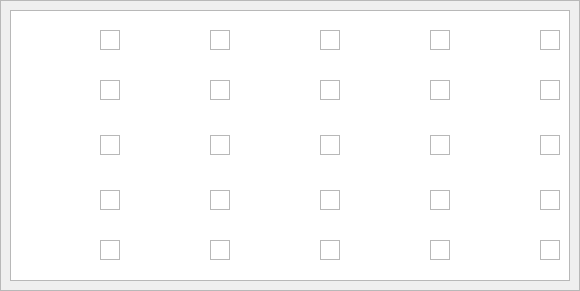
    <widget class="QFrame" name="frame_bj">
     <property name="geometry">
      <rect>
       <x>190</x>
       <y>140</y>
       <width>580</width>
       <height>291</height>
      </rect>
     </property>
     <property name="frameShape">
      <enum>QFrame::StyledPanel</enum>
     </property>
     <property name="frameShadow">
      <enum>QFrame::Raised</enum>
     </property>
     <widget class="QTableWidget" name="tableWidget">
      <property name="geometry">
       <rect>
        <x>10</x>
        <y>10</y>
        <width>560</width>
        <height>271</height>
       </rect>
      </property>
      <property name="font">
       <font>
        <family>Andale Mono</family>
        <pointsize>10</pointsize>
        <weight>75</weight>
        <bold>true</bold>
       </font>
      </property>
      <property name="autoFillBackground">
       <bool>true</bool>
      </property>
      <property name="verticalScrollBarPolicy">
       <enum>Qt::ScrollBarAlwaysOff</enum>
      </property>
      <property name="horizontalScrollBarPolicy">
       <enum>Qt::ScrollBarAlwaysOff</enum>
      </property>
      <property name="rowCount">
       <number>0</number>
      </property>
      <property name="columnCount">
       <number>0</number>
      </property>
      <attribute name="horizontalHeaderVisible">
       <bool>false</bool>
      </attribute>
      <attribute name="horizontalHeaderStretchLastSection">
       <bool>true</bool>
      </attribute>
      <attribute name="verticalHeaderVisible">
       <bool>false</bool>
      </attribute>
      <attribute name="verticalHeaderCascadingSectionResizes">
       <bool>false</bool>
      </attribute>
      <attribute name="verticalHeaderStretchLastSection">
       <bool>true</bool>
      </attribute>
      <attribute name="verticalHeaderVisible">
       <bool>false</bool>
      </attribute>
      <attribute name="horizontalHeaderStretchLastSection">
       <bool>true</bool>
      </attribute>
      <attribute name="horizontalHeaderVisible">
       <bool>false</bool>
      </attribute>
      <attribute name="verticalHeaderCascadingSectionResizes">
       <bool>false</bool>
      </attribute>
      <attribute name="verticalHeaderStretchLastSection">
       <bool>true</bool>
      </attribute>
     </widget>
     <widget class="QTextBrowser" name="text_p2_bj_dtgy">
      <property name="geometry">
       <rect>
        <x>100</x>
        <y>30</y>
        <width>20</width>
        <height>20</height>
       </rect>
      </property>
      <property name="autoFillBackground">
       <bool>false</bool>
      </property>
      <property name="verticalScrollBarPolicy">
       <enum>Qt::ScrollBarAlwaysOff</enum>
      </property>
      <property name="horizontalScrollBarPolicy">
       <enum>Qt::ScrollBarAlwaysOff</enum>
      </property>
      <property name="html">
       <string>&lt;!DOCTYPE HTML PUBLIC &quot;-//W3C//DTD HTML 4.0//EN&quot; &quot;http://www.w3.org/TR/REC-html40/strict.dtd&quot;&gt;
&lt;html&gt;&lt;head&gt;&lt;meta name=&quot;qrichtext&quot; content=&quot;1&quot; /&gt;&lt;style type=&quot;text/css&quot;&gt;
p, li { white-space: pre-wrap; }
&lt;/style&gt;&lt;/head&gt;&lt;body style=&quot; font-family:'Sans'; font-size:10pt; font-weight:400; font-style:normal;&quot;&gt;
&lt;p style=&quot;-qt-paragraph-type:empty; margin-top:0px; margin-bottom:0px; margin-left:0px; margin-right:0px; -qt-block-indent:0; text-indent:0px;&quot;&gt;&lt;/p&gt;&lt;/body&gt;&lt;/html&gt;</string>
      </property>
     </widget>
     <widget class="QTextBrowser" name="text_p2_bj_xtwc">
      <property name="geometry">
       <rect>
        <x>100</x>
        <y>80</y>
        <width>20</width>
        <height>20</height>
       </rect>
      </property>
      <property name="verticalScrollBarPolicy">
       <enum>Qt::ScrollBarAlwaysOff</enum>
      </property>
      <property name="horizontalScrollBarPolicy">
       <enum>Qt::ScrollBarAlwaysOff</enum>
      </property>
      <property name="html">
       <string>&lt;!DOCTYPE HTML PUBLIC &quot;-//W3C//DTD HTML 4.0//EN&quot; &quot;http://www.w3.org/TR/REC-html40/strict.dtd&quot;&gt;
&lt;html&gt;&lt;head&gt;&lt;meta name=&quot;qrichtext&quot; content=&quot;1&quot; /&gt;&lt;style type=&quot;text/css&quot;&gt;
p, li { white-space: pre-wrap; }
&lt;/style&gt;&lt;/head&gt;&lt;body style=&quot; font-family:'Sans'; font-size:10pt; font-weight:400; font-style:normal;&quot;&gt;
&lt;p style=&quot;-qt-paragraph-type:empty; margin-top:0px; margin-bottom:0px; margin-left:0px; margin-right:0px; -qt-block-indent:0; text-indent:0px;&quot;&gt;&lt;/p&gt;&lt;/body&gt;&lt;/html&gt;</string>
      </property>
     </widget>
     <widget class="QTextBrowser" name="text_p2_bj_socg">
      <property name="geometry">
       <rect>
        <x>100</x>
        <y>135</y>
        <width>20</width>
        <height>20</height>
       </rect>
      </property>
      <property name="verticalScrollBarPolicy">
       <enum>Qt::ScrollBarAlwaysOff</enum>
      </property>
      <property name="horizontalScrollBarPolicy">
       <enum>Qt::ScrollBarAlwaysOff</enum>
      </property>
      <property name="html">
       <string>&lt;!DOCTYPE HTML PUBLIC &quot;-//W3C//DTD HTML 4.0//EN&quot; &quot;http://www.w3.org/TR/REC-html40/strict.dtd&quot;&gt;
&lt;html&gt;&lt;head&gt;&lt;meta name=&quot;qrichtext&quot; content=&quot;1&quot; /&gt;&lt;style type=&quot;text/css&quot;&gt;
p, li { white-space: pre-wrap; }
&lt;/style&gt;&lt;/head&gt;&lt;body style=&quot; font-family:'Sans'; font-size:10pt; font-weight:400; font-style:normal;&quot;&gt;
&lt;p style=&quot;-qt-paragraph-type:empty; margin-top:0px; margin-bottom:0px; margin-left:0px; margin-right:0px; -qt-block-indent:0; text-indent:0px;&quot;&gt;&lt;/p&gt;&lt;/body&gt;&lt;/html&gt;</string>
      </property>
     </widget>
     <widget class="QTextBrowser" name="text_p2_gz_yzctx">
      <property name="geometry">
       <rect>
        <x>100</x>
        <y>190</y>
        <width>20</width>
        <height>20</height>
       </rect>
      </property>
      <property name="verticalScrollBarPolicy">
       <enum>Qt::ScrollBarAlwaysOff</enum>
      </property>
      <property name="horizontalScrollBarPolicy">
       <enum>Qt::ScrollBarAlwaysOff</enum>
      </property>
      <property name="html">
       <string>&lt;!DOCTYPE HTML PUBLIC &quot;-//W3C//DTD HTML 4.0//EN&quot; &quot;http://www.w3.org/TR/REC-html40/strict.dtd&quot;&gt;
&lt;html&gt;&lt;head&gt;&lt;meta name=&quot;qrichtext&quot; content=&quot;1&quot; /&gt;&lt;style type=&quot;text/css&quot;&gt;
p, li { white-space: pre-wrap; }
&lt;/style&gt;&lt;/head&gt;&lt;body style=&quot; font-family:'Sans'; font-size:10pt; font-weight:400; font-style:normal;&quot;&gt;
&lt;p style=&quot;-qt-paragraph-type:empty; margin-top:0px; margin-bottom:0px; margin-left:0px; margin-right:0px; -qt-block-indent:0; text-indent:0px;&quot;&gt;&lt;/p&gt;&lt;/body&gt;&lt;/html&gt;</string>
      </property>
     </widget>
     <widget class="QTextBrowser" name="text_p2_gz_zzzl">
      <property name="geometry">
       <rect>
        <x>100</x>
        <y>240</y>
        <width>20</width>
        <height>20</height>
       </rect>
      </property>
      <property name="verticalScrollBarPolicy">
       <enum>Qt::ScrollBarAlwaysOff</enum>
      </property>
      <property name="horizontalScrollBarPolicy">
       <enum>Qt::ScrollBarAlwaysOff</enum>
      </property>
      <property name="html">
       <string>&lt;!DOCTYPE HTML PUBLIC &quot;-//W3C//DTD HTML 4.0//EN&quot; &quot;http://www.w3.org/TR/REC-html40/strict.dtd&quot;&gt;
&lt;html&gt;&lt;head&gt;&lt;meta name=&quot;qrichtext&quot; content=&quot;1&quot; /&gt;&lt;style type=&quot;text/css&quot;&gt;
p, li { white-space: pre-wrap; }
&lt;/style&gt;&lt;/head&gt;&lt;body style=&quot; font-family:'Sans'; font-size:10pt; font-weight:400; font-style:normal;&quot;&gt;
&lt;p style=&quot;-qt-paragraph-type:empty; margin-top:0px; margin-bottom:0px; margin-left:0px; margin-right:0px; -qt-block-indent:0; text-indent:0px;&quot;&gt;&lt;/p&gt;&lt;/body&gt;&lt;/html&gt;</string>
      </property>
     </widget>
     <widget class="QTextBrowser" name="text_p2_bj_xtgw">
      <property name="geometry">
       <rect>
        <x>210</x>
        <y>80</y>
        <width>20</width>
        <height>20</height>
       </rect>
      </property>
      <property name="verticalScrollBarPolicy">
       <enum>Qt::ScrollBarAlwaysOff</enum>
      </property>
      <property name="horizontalScrollBarPolicy">
       <enum>Qt::ScrollBarAlwaysOff</enum>
      </property>
      <property name="html">
       <string>&lt;!DOCTYPE HTML PUBLIC &quot;-//W3C//DTD HTML 4.0//EN&quot; &quot;http://www.w3.org/TR/REC-html40/strict.dtd&quot;&gt;
&lt;html&gt;&lt;head&gt;&lt;meta name=&quot;qrichtext&quot; content=&quot;1&quot; /&gt;&lt;style type=&quot;text/css&quot;&gt;
p, li { white-space: pre-wrap; }
&lt;/style&gt;&lt;/head&gt;&lt;body style=&quot; font-family:'Sans'; font-size:10pt; font-weight:400; font-style:normal;&quot;&gt;
&lt;p style=&quot;-qt-paragraph-type:empty; margin-top:0px; margin-bottom:0px; margin-left:0px; margin-right:0px; -qt-block-indent:0; text-indent:0px;&quot;&gt;&lt;/p&gt;&lt;/body&gt;&lt;/html&gt;</string>
      </property>
     </widget>
     <widget class="QTextBrowser" name="text_p2_bj_socd">
      <property name="geometry">
       <rect>
        <x>210</x>
        <y>135</y>
        <width>20</width>
        <height>20</height>
       </rect>
      </property>
      <property name="verticalScrollBarPolicy">
       <enum>Qt::ScrollBarAlwaysOff</enum>
      </property>
      <property name="horizontalScrollBarPolicy">
       <enum>Qt::ScrollBarAlwaysOff</enum>
      </property>
      <property name="html">
       <string>&lt;!DOCTYPE HTML PUBLIC &quot;-//W3C//DTD HTML 4.0//EN&quot; &quot;http://www.w3.org/TR/REC-html40/strict.dtd&quot;&gt;
&lt;html&gt;&lt;head&gt;&lt;meta name=&quot;qrichtext&quot; content=&quot;1&quot; /&gt;&lt;style type=&quot;text/css&quot;&gt;
p, li { white-space: pre-wrap; }
&lt;/style&gt;&lt;/head&gt;&lt;body style=&quot; font-family:'Sans'; font-size:10pt; font-weight:400; font-style:normal;&quot;&gt;
&lt;p style=&quot;-qt-paragraph-type:empty; margin-top:0px; margin-bottom:0px; margin-left:0px; margin-right:0px; -qt-block-indent:0; text-indent:0px;&quot;&gt;&lt;/p&gt;&lt;/body&gt;&lt;/html&gt;</string>
      </property>
     </widget>
     <widget class="QTextBrowser" name="text_p2_gz_ybmutx">
      <property name="geometry">
       <rect>
        <x>210</x>
        <y>190</y>
        <width>20</width>
        <height>20</height>
       </rect>
      </property>
      <property name="verticalScrollBarPolicy">
       <enum>Qt::ScrollBarAlwaysOff</enum>
      </property>
      <property name="horizontalScrollBarPolicy">
       <enum>Qt::ScrollBarAlwaysOff</enum>
      </property>
      <property name="html">
       <string>&lt;!DOCTYPE HTML PUBLIC &quot;-//W3C//DTD HTML 4.0//EN&quot; &quot;http://www.w3.org/TR/REC-html40/strict.dtd&quot;&gt;
&lt;html&gt;&lt;head&gt;&lt;meta name=&quot;qrichtext&quot; content=&quot;1&quot; /&gt;&lt;style type=&quot;text/css&quot;&gt;
p, li { white-space: pre-wrap; }
&lt;/style&gt;&lt;/head&gt;&lt;body style=&quot; font-family:'Sans'; font-size:10pt; font-weight:400; font-style:normal;&quot;&gt;
&lt;p style=&quot;-qt-paragraph-type:empty; margin-top:0px; margin-bottom:0px; margin-left:0px; margin-right:0px; -qt-block-indent:0; text-indent:0px;&quot;&gt;&lt;/p&gt;&lt;/body&gt;&lt;/html&gt;</string>
      </property>
     </widget>
     <widget class="QTextBrowser" name="text_p2_gz_zfzl">
      <property name="geometry">
       <rect>
        <x>210</x>
        <y>240</y>
        <width>20</width>
        <height>20</height>
       </rect>
      </property>
      <property name="verticalScrollBarPolicy">
       <enum>Qt::ScrollBarAlwaysOff</enum>
      </property>
      <property name="horizontalScrollBarPolicy">
       <enum>Qt::ScrollBarAlwaysOff</enum>
      </property>
      <property name="html">
       <string>&lt;!DOCTYPE HTML PUBLIC &quot;-//W3C//DTD HTML 4.0//EN&quot; &quot;http://www.w3.org/TR/REC-html40/strict.dtd&quot;&gt;
&lt;html&gt;&lt;head&gt;&lt;meta name=&quot;qrichtext&quot; content=&quot;1&quot; /&gt;&lt;style type=&quot;text/css&quot;&gt;
p, li { white-space: pre-wrap; }
&lt;/style&gt;&lt;/head&gt;&lt;body style=&quot; font-family:'Sans'; font-size:10pt; font-weight:400; font-style:normal;&quot;&gt;
&lt;p style=&quot;-qt-paragraph-type:empty; margin-top:0px; margin-bottom:0px; margin-left:0px; margin-right:0px; -qt-block-indent:0; text-indent:0px;&quot;&gt;&lt;/p&gt;&lt;/body&gt;&lt;/html&gt;</string>
      </property>
     </widget>
     <widget class="QTextBrowser" name="text_p2_bj_dtqy">
      <property name="geometry">
       <rect>
        <x>210</x>
        <y>30</y>
        <width>20</width>
        <height>20</height>
       </rect>
      </property>
      <property name="verticalScrollBarPolicy">
       <enum>Qt::ScrollBarAlwaysOff</enum>
      </property>
      <property name="horizontalScrollBarPolicy">
       <enum>Qt::ScrollBarAlwaysOff</enum>
      </property>
      <property name="html">
       <string>&lt;!DOCTYPE HTML PUBLIC &quot;-//W3C//DTD HTML 4.0//EN&quot; &quot;http://www.w3.org/TR/REC-html40/strict.dtd&quot;&gt;
&lt;html&gt;&lt;head&gt;&lt;meta name=&quot;qrichtext&quot; content=&quot;1&quot; /&gt;&lt;style type=&quot;text/css&quot;&gt;
p, li { white-space: pre-wrap; }
&lt;/style&gt;&lt;/head&gt;&lt;body style=&quot; font-family:'Sans'; font-size:10pt; font-weight:400; font-style:normal;&quot;&gt;
&lt;p style=&quot;-qt-paragraph-type:empty; margin-top:0px; margin-bottom:0px; margin-left:0px; margin-right:0px; -qt-block-indent:0; text-indent:0px;&quot;&gt;&lt;/p&gt;&lt;/body&gt;&lt;/html&gt;</string>
      </property>
     </widget>
     <widget class="QTextBrowser" name="text_p2_bj_xtdw">
      <property name="geometry">
       <rect>
        <x>320</x>
        <y>80</y>
        <width>20</width>
        <height>20</height>
       </rect>
      </property>
      <property name="verticalScrollBarPolicy">
       <enum>Qt::ScrollBarAlwaysOff</enum>
      </property>
      <property name="horizontalScrollBarPolicy">
       <enum>Qt::ScrollBarAlwaysOff</enum>
      </property>
      <property name="html">
       <string>&lt;!DOCTYPE HTML PUBLIC &quot;-//W3C//DTD HTML 4.0//EN&quot; &quot;http://www.w3.org/TR/REC-html40/strict.dtd&quot;&gt;
&lt;html&gt;&lt;head&gt;&lt;meta name=&quot;qrichtext&quot; content=&quot;1&quot; /&gt;&lt;style type=&quot;text/css&quot;&gt;
p, li { white-space: pre-wrap; }
&lt;/style&gt;&lt;/head&gt;&lt;body style=&quot; font-family:'Sans'; font-size:10pt; font-weight:400; font-style:normal;&quot;&gt;
&lt;p style=&quot;-qt-paragraph-type:empty; margin-top:0px; margin-bottom:0px; margin-left:0px; margin-right:0px; -qt-block-indent:0; text-indent:0px;&quot;&gt;&lt;/p&gt;&lt;/body&gt;&lt;/html&gt;</string>
      </property>
     </widget>
     <widget class="QTextBrowser" name="text_p2_gz_yc">
      <property name="geometry">
       <rect>
        <x>320</x>
        <y>240</y>
        <width>20</width>
        <height>20</height>
       </rect>
      </property>
      <property name="verticalScrollBarPolicy">
       <enum>Qt::ScrollBarAlwaysOff</enum>
      </property>
      <property name="horizontalScrollBarPolicy">
       <enum>Qt::ScrollBarAlwaysOff</enum>
      </property>
      <property name="html">
       <string>&lt;!DOCTYPE HTML PUBLIC &quot;-//W3C//DTD HTML 4.0//EN&quot; &quot;http://www.w3.org/TR/REC-html40/strict.dtd&quot;&gt;
&lt;html&gt;&lt;head&gt;&lt;meta name=&quot;qrichtext&quot; content=&quot;1&quot; /&gt;&lt;style type=&quot;text/css&quot;&gt;
p, li { white-space: pre-wrap; }
&lt;/style&gt;&lt;/head&gt;&lt;body style=&quot; font-family:'Sans'; font-size:10pt; font-weight:400; font-style:normal;&quot;&gt;
&lt;p style=&quot;-qt-paragraph-type:empty; margin-top:0px; margin-bottom:0px; margin-left:0px; margin-right:0px; -qt-block-indent:0; text-indent:0px;&quot;&gt;&lt;/p&gt;&lt;/body&gt;&lt;/html&gt;</string>
      </property>
     </widget>
     <widget class="QTextBrowser" name="text_p2_bj_xtjy">
      <property name="geometry">
       <rect>
        <x>320</x>
        <y>135</y>
        <width>20</width>
        <height>20</height>
       </rect>
      </property>
      <property name="verticalScrollBarPolicy">
       <enum>Qt::ScrollBarAlwaysOff</enum>
      </property>
      <property name="horizontalScrollBarPolicy">
       <enum>Qt::ScrollBarAlwaysOff</enum>
      </property>
      <property name="html">
       <string>&lt;!DOCTYPE HTML PUBLIC &quot;-//W3C//DTD HTML 4.0//EN&quot; &quot;http://www.w3.org/TR/REC-html40/strict.dtd&quot;&gt;
&lt;html&gt;&lt;head&gt;&lt;meta name=&quot;qrichtext&quot; content=&quot;1&quot; /&gt;&lt;style type=&quot;text/css&quot;&gt;
p, li { white-space: pre-wrap; }
&lt;/style&gt;&lt;/head&gt;&lt;body style=&quot; font-family:'Sans'; font-size:10pt; font-weight:400; font-style:normal;&quot;&gt;
&lt;p style=&quot;-qt-paragraph-type:empty; margin-top:0px; margin-bottom:0px; margin-left:0px; margin-right:0px; -qt-block-indent:0; text-indent:0px;&quot;&gt;&lt;/p&gt;&lt;/body&gt;&lt;/html&gt;</string>
      </property>
     </widget>
     <widget class="QTextBrowser" name="text_p2_bj_xtgy">
      <property name="geometry">
       <rect>
        <x>320</x>
        <y>30</y>
        <width>20</width>
        <height>20</height>
       </rect>
      </property>
      <property name="verticalScrollBarPolicy">
       <enum>Qt::ScrollBarAlwaysOff</enum>
      </property>
      <property name="horizontalScrollBarPolicy">
       <enum>Qt::ScrollBarAlwaysOff</enum>
      </property>
      <property name="html">
       <string>&lt;!DOCTYPE HTML PUBLIC &quot;-//W3C//DTD HTML 4.0//EN&quot; &quot;http://www.w3.org/TR/REC-html40/strict.dtd&quot;&gt;
&lt;html&gt;&lt;head&gt;&lt;meta name=&quot;qrichtext&quot; content=&quot;1&quot; /&gt;&lt;style type=&quot;text/css&quot;&gt;
p, li { white-space: pre-wrap; }
&lt;/style&gt;&lt;/head&gt;&lt;body style=&quot; font-family:'Sans'; font-size:10pt; font-weight:400; font-style:normal;&quot;&gt;
&lt;p style=&quot;-qt-paragraph-type:empty; margin-top:0px; margin-bottom:0px; margin-left:0px; margin-right:0px; -qt-block-indent:0; text-indent:0px;&quot;&gt;&lt;/p&gt;&lt;/body&gt;&lt;/html&gt;</string>
      </property>
     </widget>
     <widget class="QTextBrowser" name="text_p2_gz_ycdjtx">
      <property name="geometry">
       <rect>
        <x>320</x>
        <y>190</y>
        <width>20</width>
        <height>20</height>
       </rect>
      </property>
      <property name="verticalScrollBarPolicy">
       <enum>Qt::ScrollBarAlwaysOff</enum>
      </property>
      <property name="horizontalScrollBarPolicy">
       <enum>Qt::ScrollBarAlwaysOff</enum>
      </property>
      <property name="html">
       <string>&lt;!DOCTYPE HTML PUBLIC &quot;-//W3C//DTD HTML 4.0//EN&quot; &quot;http://www.w3.org/TR/REC-html40/strict.dtd&quot;&gt;
&lt;html&gt;&lt;head&gt;&lt;meta name=&quot;qrichtext&quot; content=&quot;1&quot; /&gt;&lt;style type=&quot;text/css&quot;&gt;
p, li { white-space: pre-wrap; }
&lt;/style&gt;&lt;/head&gt;&lt;body style=&quot; font-family:'Sans'; font-size:10pt; font-weight:400; font-style:normal;&quot;&gt;
&lt;p style=&quot;-qt-paragraph-type:empty; margin-top:0px; margin-bottom:0px; margin-left:0px; margin-right:0px; -qt-block-indent:0; text-indent:0px;&quot;&gt;&lt;/p&gt;&lt;/body&gt;&lt;/html&gt;</string>
      </property>
     </widget>
     <widget class="QTextBrowser" name="text_p2_gz_dycgq">
      <property name="geometry">
       <rect>
        <x>430</x>
        <y>240</y>
        <width>20</width>
        <height>20</height>
       </rect>
      </property>
      <property name="verticalScrollBarPolicy">
       <enum>Qt::ScrollBarAlwaysOff</enum>
      </property>
      <property name="horizontalScrollBarPolicy">
       <enum>Qt::ScrollBarAlwaysOff</enum>
      </property>
      <property name="html">
       <string>&lt;!DOCTYPE HTML PUBLIC &quot;-//W3C//DTD HTML 4.0//EN&quot; &quot;http://www.w3.org/TR/REC-html40/strict.dtd&quot;&gt;
&lt;html&gt;&lt;head&gt;&lt;meta name=&quot;qrichtext&quot; content=&quot;1&quot; /&gt;&lt;style type=&quot;text/css&quot;&gt;
p, li { white-space: pre-wrap; }
&lt;/style&gt;&lt;/head&gt;&lt;body style=&quot; font-family:'Sans'; font-size:10pt; font-weight:400; font-style:normal;&quot;&gt;
&lt;p style=&quot;-qt-paragraph-type:empty; margin-top:0px; margin-bottom:0px; margin-left:0px; margin-right:0px; -qt-block-indent:0; text-indent:0px;&quot;&gt;&lt;/p&gt;&lt;/body&gt;&lt;/html&gt;</string>
      </property>
     </widget>
     <widget class="QTextBrowser" name="text_p2_bj_xtqy">
      <property name="geometry">
       <rect>
        <x>430</x>
        <y>30</y>
        <width>20</width>
        <height>20</height>
       </rect>
      </property>
      <property name="verticalScrollBarPolicy">
       <enum>Qt::ScrollBarAlwaysOff</enum>
      </property>
      <property name="horizontalScrollBarPolicy">
       <enum>Qt::ScrollBarAlwaysOff</enum>
      </property>
      <property name="html">
       <string>&lt;!DOCTYPE HTML PUBLIC &quot;-//W3C//DTD HTML 4.0//EN&quot; &quot;http://www.w3.org/TR/REC-html40/strict.dtd&quot;&gt;
&lt;html&gt;&lt;head&gt;&lt;meta name=&quot;qrichtext&quot; content=&quot;1&quot; /&gt;&lt;style type=&quot;text/css&quot;&gt;
p, li { white-space: pre-wrap; }
&lt;/style&gt;&lt;/head&gt;&lt;body style=&quot; font-family:'Sans'; font-size:10pt; font-weight:400; font-style:normal;&quot;&gt;
&lt;p style=&quot;-qt-paragraph-type:empty; margin-top:0px; margin-bottom:0px; margin-left:0px; margin-right:0px; -qt-block-indent:0; text-indent:0px;&quot;&gt;&lt;/p&gt;&lt;/body&gt;&lt;/html&gt;</string>
      </property>
     </widget>
     <widget class="QTextBrowser" name="text_p2_bj_jzgw">
      <property name="geometry">
       <rect>
        <x>430</x>
        <y>135</y>
        <width>20</width>
        <height>20</height>
       </rect>
      </property>
      <property name="verticalScrollBarPolicy">
       <enum>Qt::ScrollBarAlwaysOff</enum>
      </property>
      <property name="horizontalScrollBarPolicy">
       <enum>Qt::ScrollBarAlwaysOff</enum>
      </property>
      <property name="html">
       <string>&lt;!DOCTYPE HTML PUBLIC &quot;-//W3C//DTD HTML 4.0//EN&quot; &quot;http://www.w3.org/TR/REC-html40/strict.dtd&quot;&gt;
&lt;html&gt;&lt;head&gt;&lt;meta name=&quot;qrichtext&quot; content=&quot;1&quot; /&gt;&lt;style type=&quot;text/css&quot;&gt;
p, li { white-space: pre-wrap; }
&lt;/style&gt;&lt;/head&gt;&lt;body style=&quot; font-family:'Sans'; font-size:10pt; font-weight:400; font-style:normal;&quot;&gt;
&lt;p style=&quot;-qt-paragraph-type:empty; margin-top:0px; margin-bottom:0px; margin-left:0px; margin-right:0px; -qt-block-indent:0; text-indent:0px;&quot;&gt;&lt;/p&gt;&lt;/body&gt;&lt;/html&gt;</string>
      </property>
     </widget>
     <widget class="QTextBrowser" name="text_p2_gz_jr">
      <property name="geometry">
       <rect>
        <x>430</x>
        <y>190</y>
        <width>20</width>
        <height>20</height>
       </rect>
      </property>
      <property name="verticalScrollBarPolicy">
       <enum>Qt::ScrollBarAlwaysOff</enum>
      </property>
      <property name="horizontalScrollBarPolicy">
       <enum>Qt::ScrollBarAlwaysOff</enum>
      </property>
      <property name="html">
       <string>&lt;!DOCTYPE HTML PUBLIC &quot;-//W3C//DTD HTML 4.0//EN&quot; &quot;http://www.w3.org/TR/REC-html40/strict.dtd&quot;&gt;
&lt;html&gt;&lt;head&gt;&lt;meta name=&quot;qrichtext&quot; content=&quot;1&quot; /&gt;&lt;style type=&quot;text/css&quot;&gt;
p, li { white-space: pre-wrap; }
&lt;/style&gt;&lt;/head&gt;&lt;body style=&quot; font-family:'Sans'; font-size:10pt; font-weight:400; font-style:normal;&quot;&gt;
&lt;p style=&quot;-qt-paragraph-type:empty; margin-top:0px; margin-bottom:0px; margin-left:0px; margin-right:0px; -qt-block-indent:0; text-indent:0px;&quot;&gt;&lt;/p&gt;&lt;/body&gt;&lt;/html&gt;</string>
      </property>
     </widget>
     <widget class="QTextBrowser" name="text_p2_bj_fdgl">
      <property name="geometry">
       <rect>
        <x>430</x>
        <y>80</y>
        <width>20</width>
        <height>20</height>
       </rect>
      </property>
      <property name="verticalScrollBarPolicy">
       <enum>Qt::ScrollBarAlwaysOff</enum>
      </property>
      <property name="horizontalScrollBarPolicy">
       <enum>Qt::ScrollBarAlwaysOff</enum>
      </property>
      <property name="html">
       <string>&lt;!DOCTYPE HTML PUBLIC &quot;-//W3C//DTD HTML 4.0//EN&quot; &quot;http://www.w3.org/TR/REC-html40/strict.dtd&quot;&gt;
&lt;html&gt;&lt;head&gt;&lt;meta name=&quot;qrichtext&quot; content=&quot;1&quot; /&gt;&lt;style type=&quot;text/css&quot;&gt;
p, li { white-space: pre-wrap; }
&lt;/style&gt;&lt;/head&gt;&lt;body style=&quot; font-family:'Sans'; font-size:10pt; font-weight:400; font-style:normal;&quot;&gt;
&lt;p style=&quot;-qt-paragraph-type:empty; margin-top:0px; margin-bottom:0px; margin-left:0px; margin-right:0px; -qt-block-indent:0; text-indent:0px;&quot;&gt;&lt;/p&gt;&lt;/body&gt;&lt;/html&gt;</string>
      </property>
     </widget>
     <widget class="QTextBrowser" name="text_p2_gz_wdcgq">
      <property name="geometry">
       <rect>
        <x>540</x>
        <y>240</y>
        <width>20</width>
        <height>20</height>
       </rect>
      </property>
      <property name="verticalScrollBarPolicy">
       <enum>Qt::ScrollBarAlwaysOff</enum>
      </property>
      <property name="horizontalScrollBarPolicy">
       <enum>Qt::ScrollBarAlwaysOff</enum>
      </property>
      <property name="html">
       <string>&lt;!DOCTYPE HTML PUBLIC &quot;-//W3C//DTD HTML 4.0//EN&quot; &quot;http://www.w3.org/TR/REC-html40/strict.dtd&quot;&gt;
&lt;html&gt;&lt;head&gt;&lt;meta name=&quot;qrichtext&quot; content=&quot;1&quot; /&gt;&lt;style type=&quot;text/css&quot;&gt;
p, li { white-space: pre-wrap; }
&lt;/style&gt;&lt;/head&gt;&lt;body style=&quot; font-family:'Sans'; font-size:10pt; font-weight:400; font-style:normal;&quot;&gt;
&lt;p style=&quot;-qt-paragraph-type:empty; margin-top:0px; margin-bottom:0px; margin-left:0px; margin-right:0px; -qt-block-indent:0; text-indent:0px;&quot;&gt;&lt;/p&gt;&lt;/body&gt;&lt;/html&gt;</string>
      </property>
     </widget>
     <widget class="QTextBrowser" name="text_p2_bj_xtyc">
      <property name="geometry">
       <rect>
        <x>540</x>
        <y>30</y>
        <width>20</width>
        <height>20</height>
       </rect>
      </property>
      <property name="verticalScrollBarPolicy">
       <enum>Qt::ScrollBarAlwaysOff</enum>
      </property>
      <property name="horizontalScrollBarPolicy">
       <enum>Qt::ScrollBarAlwaysOff</enum>
      </property>
      <property name="html">
       <string>&lt;!DOCTYPE HTML PUBLIC &quot;-//W3C//DTD HTML 4.0//EN&quot; &quot;http://www.w3.org/TR/REC-html40/strict.dtd&quot;&gt;
&lt;html&gt;&lt;head&gt;&lt;meta name=&quot;qrichtext&quot; content=&quot;1&quot; /&gt;&lt;style type=&quot;text/css&quot;&gt;
p, li { white-space: pre-wrap; }
&lt;/style&gt;&lt;/head&gt;&lt;body style=&quot; font-family:'Sans'; font-size:10pt; font-weight:400; font-style:normal;&quot;&gt;
&lt;p style=&quot;-qt-paragraph-type:empty; margin-top:0px; margin-bottom:0px; margin-left:0px; margin-right:0px; -qt-block-indent:0; text-indent:0px;&quot;&gt;&lt;/p&gt;&lt;/body&gt;&lt;/html&gt;</string>
      </property>
     </widget>
     <widget class="QTextBrowser" name="text_p2_gz_sjzj">
      <property name="geometry">
       <rect>
        <x>540</x>
        <y>135</y>
        <width>20</width>
        <height>20</height>
       </rect>
      </property>
      <property name="verticalScrollBarPolicy">
       <enum>Qt::ScrollBarAlwaysOff</enum>
      </property>
      <property name="horizontalScrollBarPolicy">
       <enum>Qt::ScrollBarAlwaysOff</enum>
      </property>
      <property name="html">
       <string>&lt;!DOCTYPE HTML PUBLIC &quot;-//W3C//DTD HTML 4.0//EN&quot; &quot;http://www.w3.org/TR/REC-html40/strict.dtd&quot;&gt;
&lt;html&gt;&lt;head&gt;&lt;meta name=&quot;qrichtext&quot; content=&quot;1&quot; /&gt;&lt;style type=&quot;text/css&quot;&gt;
p, li { white-space: pre-wrap; }
&lt;/style&gt;&lt;/head&gt;&lt;body style=&quot; font-family:'Sans'; font-size:10pt; font-weight:400; font-style:normal;&quot;&gt;
&lt;p style=&quot;-qt-paragraph-type:empty; margin-top:0px; margin-bottom:0px; margin-left:0px; margin-right:0px; -qt-block-indent:0; text-indent:0px;&quot;&gt;&lt;/p&gt;&lt;/body&gt;&lt;/html&gt;</string>
      </property>
     </widget>
     <widget class="QTextBrowser" name="text_p2_gz_fs">
      <property name="geometry">
       <rect>
        <x>540</x>
        <y>190</y>
        <width>20</width>
        <height>20</height>
       </rect>
      </property>
      <property name="verticalScrollBarPolicy">
       <enum>Qt::ScrollBarAlwaysOff</enum>
      </property>
      <property name="horizontalScrollBarPolicy">
       <enum>Qt::ScrollBarAlwaysOff</enum>
      </property>
      <property name="html">
       <string>&lt;!DOCTYPE HTML PUBLIC &quot;-//W3C//DTD HTML 4.0//EN&quot; &quot;http://www.w3.org/TR/REC-html40/strict.dtd&quot;&gt;
&lt;html&gt;&lt;head&gt;&lt;meta name=&quot;qrichtext&quot; content=&quot;1&quot; /&gt;&lt;style type=&quot;text/css&quot;&gt;
p, li { white-space: pre-wrap; }
&lt;/style&gt;&lt;/head&gt;&lt;body style=&quot; font-family:'Sans'; font-size:10pt; font-weight:400; font-style:normal;&quot;&gt;
&lt;p style=&quot;-qt-paragraph-type:empty; margin-top:0px; margin-bottom:0px; margin-left:0px; margin-right:0px; -qt-block-indent:0; text-indent:0px;&quot;&gt;&lt;/p&gt;&lt;/body&gt;&lt;/html&gt;</string>
      </property>
     </widget>
     <widget class="QTextBrowser" name="text_p2_bj_cdgl">
      <property name="geometry">
       <rect>
        <x>540</x>
        <y>80</y>
        <width>20</width>
        <height>20</height>
       </rect>
      </property>
      <property name="verticalScrollBarPolicy">
       <enum>Qt::ScrollBarAlwaysOff</enum>
      </property>
      <property name="horizontalScrollBarPolicy">
       <enum>Qt::ScrollBarAlwaysOff</enum>
      </property>
      <property name="html">
       <string>&lt;!DOCTYPE HTML PUBLIC &quot;-//W3C//DTD HTML 4.0//EN&quot; &quot;http://www.w3.org/TR/REC-html40/strict.dtd&quot;&gt;
&lt;html&gt;&lt;head&gt;&lt;meta name=&quot;qrichtext&quot; content=&quot;1&quot; /&gt;&lt;style type=&quot;text/css&quot;&gt;
p, li { white-space: pre-wrap; }
&lt;/style&gt;&lt;/head&gt;&lt;body style=&quot; font-family:'Sans'; font-size:10pt; font-weight:400; font-style:normal;&quot;&gt;
&lt;p style=&quot;-qt-paragraph-type:empty; margin-top:0px; margin-bottom:0px; margin-left:0px; margin-right:0px; -qt-block-indent:0; text-indent:0px;&quot;&gt;&lt;/p&gt;&lt;/body&gt;&lt;/html&gt;</string>
      </property>
     </widget>
    </widget>
